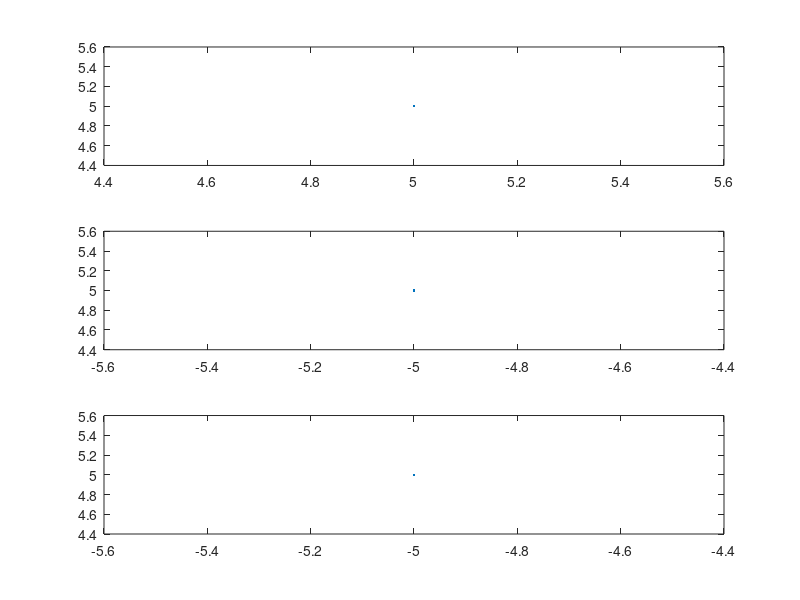

MATLAB code for this plot:
x = input('Enter the sequence > ');
n = input('Index of the sequence > ');
y = fliplr(x);
m = -fliplr(n);
subplot(3,1,1);
plot(n,x)
subplot(3,1,2);
plot(m, y)
subplot(3,1,3);
plot(m,x)